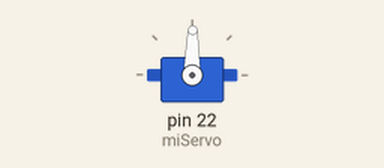
Simulated run of this sketch. Board: Arduino Mega 2560, built with avr-gcc and run on an emulated ATmega2560. Shown: servo.

Above: at 0.05 s.
At 19.25 s:
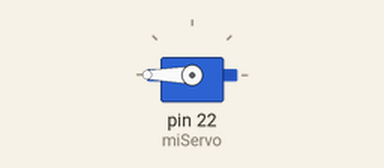
Timing chart, 0 to 27.7 s (numbered marks = the images above):
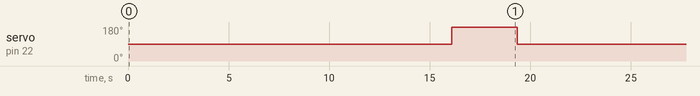

The sketch:

servo_360.ino
```cpp
#include <Servo.h>

Servo miServo;

int pos = 0;

void setup() {
  miServo.attach(22);
}

void loop() {
  // Giro sentido horario
  miServo.write(89);   // 90 grados
  delay(810);

  miServo.write(90); //Detener
  delay(2000);

  // Giro sentido horario
  miServo.write(89);   // 180 grados
  delay(1620);

  miServo.write(90); //Detener
  delay(2000);

  miServo.write(89);   // 270 grados
  delay(2430);

  miServo.write(90); //Detener
  delay(2000);

  miServo.write(89);   // 360 grados
  delay(3240);

  miServo.write(90); //Detener
  delay(2000);

  miServo.write(180);   // 3 Giros
  delay(3240);

  miServo.write(90); //Detener
  delay(2000);
     }
```

Measured:
- by itself, servo on pin 22 (miServo): repeats every 21.3 s: 89° 1.6 s, 90° 2.0 s, 89° 2.4 s, 90° 2.0 s, 89° 3.2 s, 90° 2.0 s, 180° 3.2 s, 90° 2.0 s, 89° 0.81 s, 90° 2.0 s
